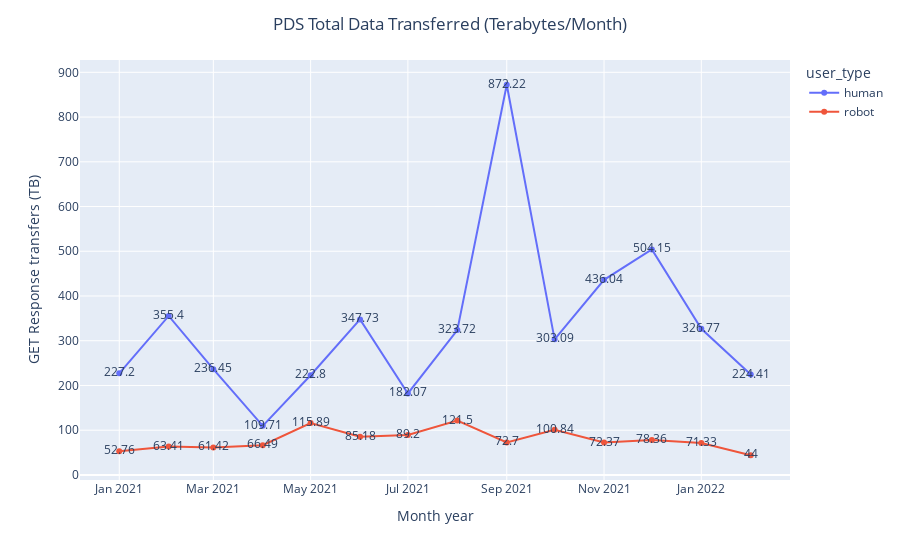

Notebook code cell kept with this figure:
### Code cell
df_sum = df.groupby(by=['month_yr', 'user_type']).agg({'data_transmit_gb': 'sum', 'data_transmit_tb': 'sum'}).reset_index().copy()
df_sum['data_transmit_tb'] = df_sum['data_transmit_tb'].round(2)
df_sum['data_transmit_gb'] = df_sum['data_transmit_gb'].round(2)
df_sum = df_sum[2:-2] # Cut off incomplete records
fig = px.line(df_sum, x='month_yr', y='data_transmit_tb', 
              color='user_type', text='data_transmit_tb')
fig.update_xaxes(title_text='Month year')
fig.update_yaxes(title_text='GET Response transfers (TB)')
fig.update_layout(title_text="PDS Total Data Transferred (Terabytes/Month)", title_x=0.5,
                  height=600)
fig.show()

### Figure 1 — Plotly figure (JSON) as saved in the notebook; plotly's stock layout.template omitted (floating-point values rounded to 4 significant figures)
{"data": [{"hovertemplate": "user_type=human<br>month_yr=%{x}<br>data_transmit_tb=%{text}<extra></extra>", "legendgroup": "human", "line": {"color": "#636efa", "dash": "solid"}, "marker": {"symbol": "circle"}, "mode": "lines+markers+text", "name": "human", "orientation": "v", "showlegend": true, "text": [227.2, 355.4, 236.4, 109.7, 222.8, 347.7, 182.1, 323.7, 872.2, 303.1, 436.0, 504.1, 326.8, 224.4], "type": "scatter", "x": ["2021-01-01T00:00:00", "2021-02-01T00:00:00", "2021-03-01T00:00:00", "2021-04-01T00:00:00", "2021-05-01T00:00:00", "2021-06-01T00:00:00", "2021-07-01T00:00:00", "2021-08-01T00:00:00", "2021-09-01T00:00:00", "2021-10-01T00:00:00", "2021-11-01T00:00:00", "2021-12-01T00:00:00", "2022-01-01T00:00:00", "2022-02-01T00:00:00"], "xaxis": "x", "y": [227.2, 355.4, 236.4, 109.7, 222.8, 347.7, 182.1, 323.7, 872.2, 303.1, 436.0, 504.1, 326.8, 224.4], "yaxis": "y"}, {"hovertemplate": "user_type=robot<br>month_yr=%{x}<br>data_transmit_tb=%{text}<extra></extra>", "legendgroup": "robot", "line": {"color": "#EF553B", "dash": "solid"}, "marker": {"symbol": "circle"}, "mode": "lines+markers+text", "name": "robot", "orientation": "v", "showlegend": true, "text": [52.76, 63.41, 61.42, 66.49, 115.9, 85.18, 89.2, 121.5, 72.7, 100.8, 72.37, 78.36, 71.33, 44], "type": "scatter", "x": ["2021-01-01T00:00:00", "2021-02-01T00:00:00", "2021-03-01T00:00:00", "2021-04-01T00:00:00", "2021-05-01T00:00:00", "2021-06-01T00:00:00", "2021-07-01T00:00:00", "2021-08-01T00:00:00", "2021-09-01T00:00:00", "2021-10-01T00:00:00", "2021-11-01T00:00:00", "2021-12-01T00:00:00", "2022-01-01T00:00:00", "2022-02-01T00:00:00"], "xaxis": "x", "y": [52.76, 63.41, 61.42, 66.49, 115.9, 85.18, 89.2, 121.5, 72.7, 100.8, 72.37, 78.36, 71.33, 44], "yaxis": "y"}], "layout": {"autosize": true, "legend": {"title": {"text": "user_type"}, "tracegroupgap": 0}, "margin": {"t": 60}, "title": {"text": "PDS Total Data Transferred (Terabytes/Month)", "x": 0.5}, "xaxis": {"anchor": "y", "autorange": true, "domain": [0, 1], "range": ["2020-12-07 22:45:52.7042", "2022-02-25 01:14:07.2958"], "title": {"text": "Month year"}, "type": "date"}, "yaxis": {"anchor": "x", "autorange": true, "domain": [0, 1], "range": [-10.5, 926.7], "title": {"text": "GET Response transfers (TB)"}, "type": "linear"}}}
